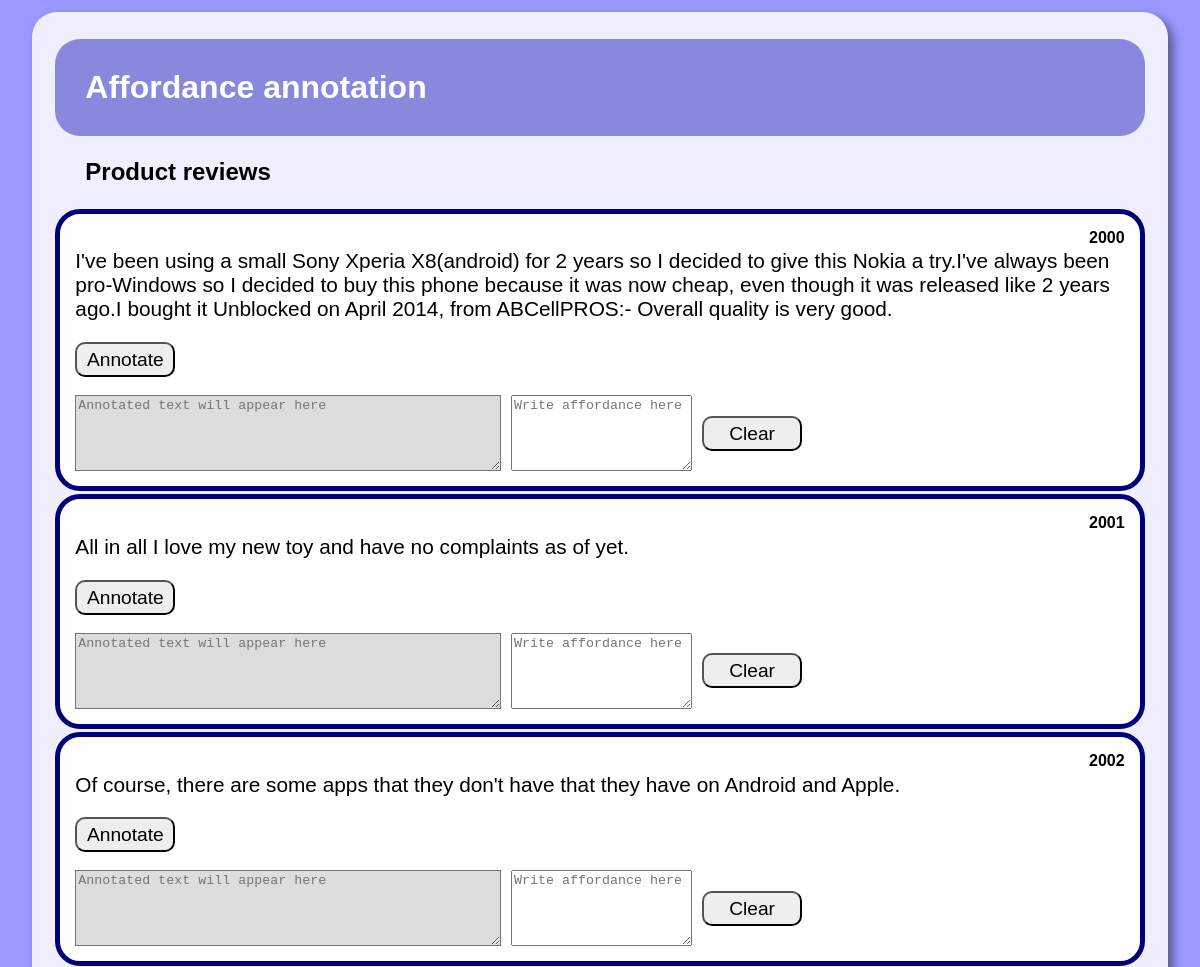
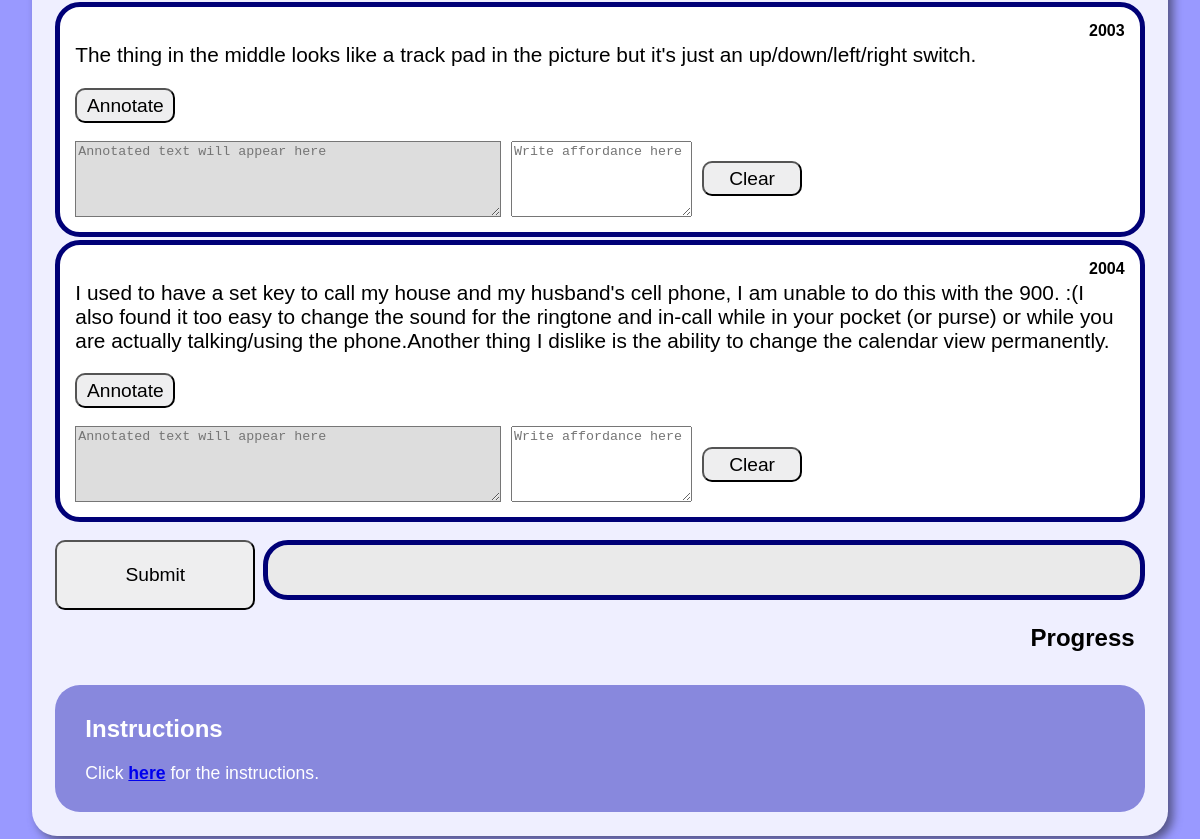
Screenshot of /app.php (signed in) with the database file from the repository (2 pictures, top to bottom).
### tables this page shows
CREATE TABLE IF NOT EXISTS `reviewsentence_2000` (
  `ID` int(11) NOT NULL AUTO_INCREMENT,
  `sentenceID` int(11) NOT NULL,
  `reviewID` int(11) NOT NULL,
  `text` text NOT NULL,
  PRIMARY KEY (`ID`)
);

CREATE TABLE IF NOT EXISTS `annotation` (
  `ID` int(11) NOT NULL AUTO_INCREMENT,
  `reviewSentenceID` int(11) NOT NULL,
  `UserID` int(11) NOT NULL,
  `annotated` tinyint(1) NOT NULL,
  PRIMARY KEY (`ID`)
);

### app.php (the view, shortened to what this page needs)
<!DOCTYPE html>
<html>
	<body>
	<div id = "wrapper">
		<h1 id = "title">Affordance annotation</h1>
		<h2 style= "margin-left: 30px">Product reviews</h2>
		<form id="review" style ="width: 100%; display: inline-block" action= "insert.php" method="post">
		<?php
			$servername = "localhost";
			$username = "root";
			$password = "";
			$dbname = "db_actionverb_autogenerated_affordance_2000_v2";
			$conn =  mysqli_connect($servername, $username, $password, $dbname);
			$sql = "SELECT a.ID,  rs.text FROM `reviewsentence_2000` as rs inner JOIN annotation as a on a.reviewsentenceID = rs.ID  where a.userID = ".$_SESSION["UID"]." and a.annotated = 0";
			$result = mysqli_query($conn, $sql) or die(mysqli_error($conn));
			$counter = 0;
			while($row = mysqli_fetch_assoc($result) and $counter < 5) {
				echo "<div class = 'sentence'>";
				echo "<div style = 'float: right; margin-left: 10px;'><b>".($row["ID"]-3)."</b></div>";
				echo "<p id = " . $row["ID"]."  class= 'review'> ". $row["text"]."</p>";
				echo "<input type='button'  value = 'Annotate' onmousedown='getSelText()' style = 'width : 100px; height: 35px; margin-right: 25px;'>";
				echo "<br><br>";
				echo "<textarea readonly class = 'text-grey' id='a".$row["ID"]."' name = 'a".$row["ID"]."' rows='3' placeholder = 'Annotated text will appear here' form='review' style = 'width: 40%; height : 70px'></textarea>";
				echo "<textarea class = 'text' id='t".$row["ID"]."' name = 't".$row["ID"]."' rows='3' placeholder = 'Write affordance here' form='review' style = 'height : 70px'></textarea>";
				echo "<input type='button'  value = 'Clear' onmousedown='clearSelect(this)' style = 'width : 100px; height: 35px; float: none;vertical-align: middle;'>";
				echo "</div>";
				$counter += 1;
			}
		?>
		<br>
			<input type="submit"  value = "Submit"  style = "width : 200px; height: 70px; ">
			<div class= "bar-border">
			</div>
			<label class = "progress">Progress</label>
		</form>
		<br>
		<div id = "instructions">
			<h2>Instructions</h2>
			<p style = "font-size : 110%">Click <b><a href = "Instructions.pdf" target="_blank">here</a></b> for the instructions.</p>
		</div>
	</div>
	</body>
</html>

### app.php (style rules this page uses)
body { background-color: #9999ff; font-family: Arial, Helvetica, sans-serif; }
#wrapper { margin-left: 2%; margin-right:2%; margin-top: 1%; margin-bottom: 1%; padding:0.5% 2% 2% 2%; background-color: #efefff; box-shadow: 5px 5px 10px #555588; border-radius: 25px; }
.sentence { border : solid 5px #000077; padding : 15px; margin-top : 3px; background-color: #FFFFFF; border-radius: 25px; }
.review { font-size: 130%; }
.text { margin-right: 10px; float: none;vertical-align: middle; }
.text-grey { margin-right: 10px; background-color: #dddddd; float: none;vertical-align: middle; }
#title { background-color: #8888dd; color : white; padding: 30px; border-radius: 25px; }
#instructions { background-color: #8888dd; color : white; padding: 10px; margin-top : 20px; border-radius: 25px; padding-left: 30px; }
.bar-border { border: solid 5px #000077; background-color: #eaeaea; height: 50px; width: 80%; float: right; border-radius: 25px; overflow: hidden; }
.progress { float:right; text-align: center; font-weight:bold; font-size: 150%; line-height: 55px; margin-right: 10px }
input { border-radius: 10px; font-size: 120%; background-color: #eeeeef; padding: 5px; }

### rows the page displays
reviewsentence_2000: annotation.ID "2000", text "I've been using a small Sony Xperia X8(android) for 2 years so I decided to give this Nokia a try.I've always been pro-Windows so I decided to buy this phone because it was now cheap, even though it was released like 2 years ago.I bought it Unblocked on April 2014, from ABCellPROS:- Overall quality is very good.", ID "Annotated text will appear here", ID "Write affordance here"
reviewsentence_2000: annotation.ID "2001", text "All in all I love my new toy and have no complaints as of yet.", ID "Annotated text will appear here", ID "Write affordance here"
reviewsentence_2000: annotation.ID "2002", text "Of course, there are some apps that they don't have that they have on Android and Apple.", ID "Annotated text will appear here", ID "Write affordance here"
reviewsentence_2000: annotation.ID "2003", text "The thing in the middle looks like a track pad in the picture but it's just an up/down/left/right switch.", ID "Annotated text will appear here", ID "Write affordance here"
reviewsentence_2000: annotation.ID "2004", text "I used to have a set key to call my house and my husband's cell phone, I am unable to do this with the 900. :(I also found it too easy to change the sound for the ringtone and in-call while in your pocket (or purse) or while you are actually talking/using the phone.Another thing I dislike is the ability to change the calendar view permanently.", ID "Annotated text will appear here", ID "Write affordance here"
